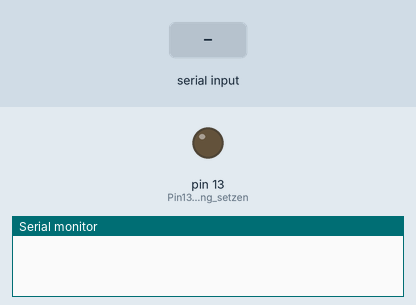
Simulated run of this sketch. Board: Arduino Uno, built with avr-gcc and run on an emulated ATmega328P. Shown: output pins drawn as LEDs (lit = HIGH), the last lines printed to the serial monitor. The test bench sets the inputs (shaded band). The modem accepts every AT command (registered, SIM ready, sends succeed) and sends nothing else.

Above: at 0.1 s.
At 6.3 s:
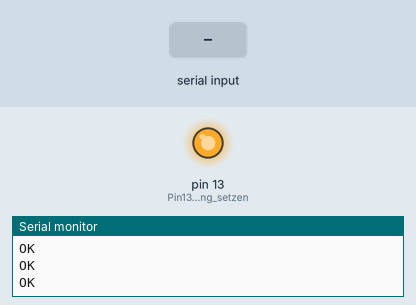
6.4 s: "1" received over the second serial link
Timing chart, 0 to 9.4 s (numbered marks = the images above; inputs shaded):
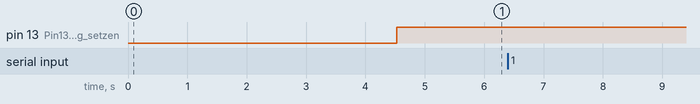

The sketch:

SetupBluething.ino
```cpp
// For BNO055
#include <Wire.h>
#include <Adafruit_Sensor.h>
#include <Adafruit_BNO055.h>
#include <utility/imumaths.h>

//Initialisieren der Softserial-Schnittstelle
#include <SoftwareSerial.h> // Einbinden der Bibliothek für Software-UART
SoftwareSerial HC05(12, 11); // Pin 11 und 12 für die Software-UART

//Adafruit_BNO055 bno     = Adafruit_BNO055(55);
Adafruit_BNO055 bno     = Adafruit_BNO055(0X0C);

char status_char[40]    = "";
//char status_connected[] = "+AT:CONNECTING";
String status_string    = "";
boolean bConnected      = 1;
boolean bCalibrated     = 0;

void setup() {
  pinMode(13, OUTPUT); // Pin13 als Ausgang setzen

  Serial.begin(38400);  //Baudrate für die Kommunikation mit dem seriellen Monitor
  //HC05.begin(115200);
  HC05.begin(38400);    // Initialisieren mit 38400 Baud

  // HC-05 auf Default-Werte setzen -> Slave mode, Baudrate 38400, Passwort:1234, Device-Name: "hc01.com HC-05"
  HC05.println("AT+ORGL"); delay(500);

  // Lösche alle Devices aus der Pair-Liste
  HC05.println("AT+RMAAD"); delay(500);

  // Setze Name
  HC05.println("AT+NAME:ht1"); delay(500);

  // Setze Pin auf 0000
  HC05.println("AT+PSWD=0000"); delay(500);

  // Setze Baudrate auf 115200
  HC05.println("AT+UART=115200,0,0"); delay(500);

  // Modul neustarten und eventuelle Verbindungen resetten
  HC05.println("AT+RESET"); delay(1000);

  // SPP Profile Lib initialisieren und disconnecten
  HC05.println("AT+INIT"); delay(500);
  HC05.println("AT+DISC"); delay(500);

  digitalWrite(13, HIGH);

  while (bConnected != 0) {
    status_string = auslesen("AT+STATE?");
    status_string.toCharArray(status_char, 30);
    Serial.print(status_char);
    bConnected = strncmp(status_char, "", 11);
  }
  Serial.print("Connected to device");
  digitalWrite(13, 0);

  if (!bno.begin())
  {
    Serial.print("BNO055 could not be detected. Check i2c connection");
  }
  delay(1000);
  while (!bCalibrated) {
    bCalibrated = IsCalibrated();
  }

  bno.setExtCrystalUse(true);
}
// main loop
void loop() {
  //displayCalStatus();
  sensors_event_t event;
  bno.getEvent(&event);
  imu::Quaternion quat = bno.getQuat();
  HC05.print(180 / 3.1415933 * quat.toEuler().x(), 4);
  HC05.print('x');
  HC05.print(-180 / 3.1415933 * quat.toEuler().z(), 4);
  HC05.print('z');
  //Serial.print(event.orientation.x, 4);
  //Serial.println(event.orientation.z, 4);
  //delay(1);
}

String auslesen(String Befehl) {
  char Zeichen;                             // Jedes empfangene Zeichen kommt kurzzeitig in diese Variable.
  String result = "";
  //Serial.println(Befehl);                 // Schreibe den übergebenen String auf den seriellen Monitor
  HC05.println(Befehl);                     // Sende den übergebenen String an das Modul
  delay(1000);
  while (HC05.available() > 0) {            // So lange etwas empfangen wird, durchlaufe die Schleife.
    Zeichen = HC05.read();                  // Speichere das empfangene Zeichen in der Variablen "Zeichen".
    result.concat(Zeichen);                 // Speichere die Antwort des Moduls
  }
  return result;                            // Übergebe die Rückantwort des Moduls
}

/**************************************************************************/
/*
    Display sensor calibration status
*/
/**************************************************************************/
void displayCalStatus(void)
{
  /* Get the four calibration values (0..3) */
  /* Any sensor data reporting 0 should be ignored, */
  /* 3 means 'fully calibrated" */
  uint8_t system, gyro, accel, mag;
  system = gyro = accel = mag = 0;
  bno.getCalibration(&system, &gyro, &accel, &mag);

  /* The data should be ignored until the system calibration is > 0 */
  Serial.print("\t");
  if (!system)
  {
    Serial.print("! ");
  }

  /* Display the individual values */
  Serial.print("Sys:");
  Serial.print(system, DEC);
  Serial.print(" G:");
  Serial.print(gyro, DEC);
  Serial.print(" A:");
  Serial.print(accel, DEC);
  Serial.print(" M:");
  Serial.println(mag, DEC);
}

boolean IsCalibrated(void)
{
  /* Get the four calibration values (0..3) */
  /* Any sensor data reporting 0 should be ignored, */
  /* 3 means 'fully calibrated" */
  bCalibrated = 0;
  uint8_t system, gyro, accel, mag;
  system = gyro = accel = mag = 0;
  bno.getCalibration(&system, &gyro, &accel, &mag);
  bCalibrated = (system>2 && gyro>2 && mag>2 &&accel>2);
  //displayCalStatus();
  return bCalibrated;
}
```
